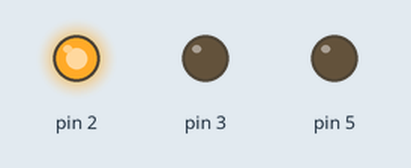
Recording of a sketch running on a simulated Arduino Uno, built with avr-gcc and run on an emulated ATmega328P. Parts: output pins drawn as LEDs (lit = HIGH).

Above: at 0.1 s.
At 1.8 s:
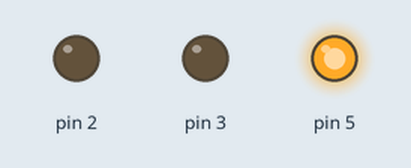
At 3.8 s:
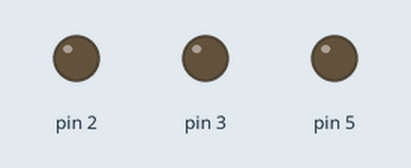
At 5.3 s:
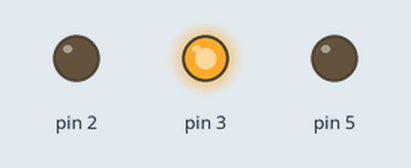
Timing chart, 0 to 6.2 s (numbered marks = the images above):
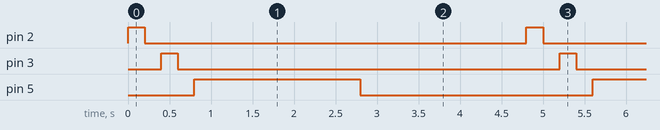

The sketch:

blink.ino
```cpp
void setup() {
  // put your setup code here, to run once:
  pinMode(2,OUTPUT);
  pinMode(3,OUTPUT);
   pinMode(5,OUTPUT);


}

void loop() {
  // put your main code here, to run repeatedly:
  digitalWrite(2,HIGH);
  delay(200);
  digitalWrite(2,LOW);
  delay(200);
  digitalWrite(3,HIGH);
  delay(200);
  digitalWrite(3,LOW);
  delay(200);
  digitalWrite(5,HIGH);
  delay(2000);
  digitalWrite(5,LOW);
  delay(2000);
}
```

Measured:
- by itself, pin 2, pin 3: alternates HIGH for 0.20 s and LOW for 4.6 s
- by itself, pin 5: alternates HIGH for 2.0 s and LOW for 2.8 s
- by itself, everything shown: repeats every 4.8 s, in 6 steps
